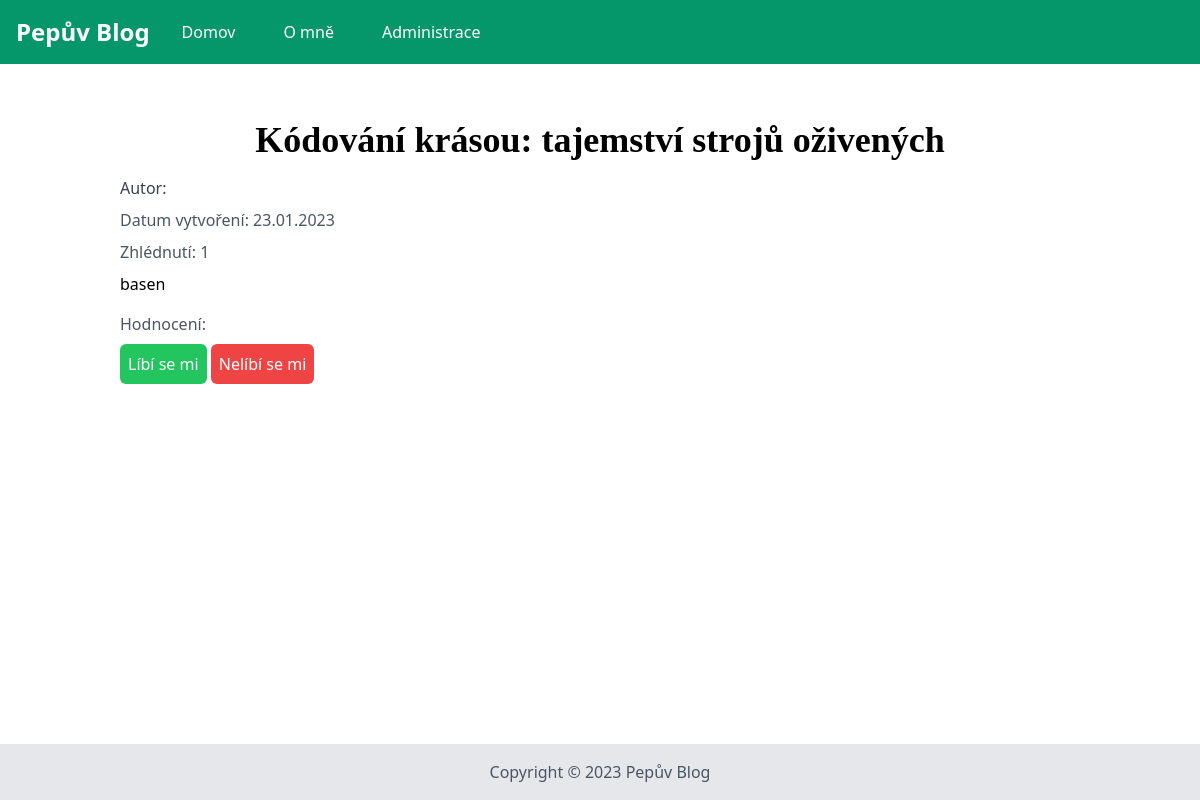
The app's page /article/2, older data.
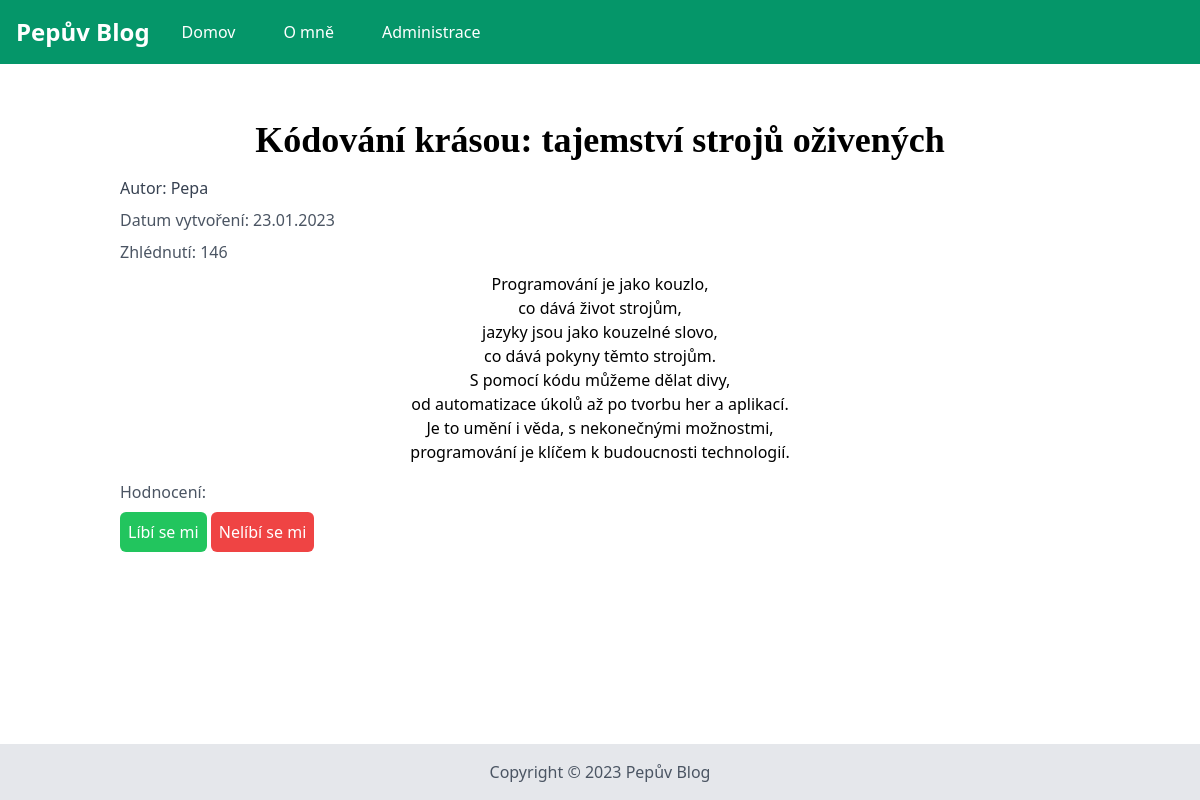
The same page, newer data.
### app.py (models this page shows, shortened)
class Article(db.Model):
    id = db.Column(db.Integer, primary_key=True)
    title = db.Column(db.String, nullable=False)
    content = db.Column(db.String, nullable=False)
    author_id = db.Column(db.Integer, db.ForeignKey('user.id'), nullable=False)
    date_created = db.Column(db.DateTime, default=datetime.utcnow)
    views = db.Column(db.Integer, default=0)
    reviews = db.Column(db.Integer, default=0)

class User(db.Model):
    id = db.Column(db.Integer, primary_key=True)
    login = db.Column(db.String, nullable=False)
    password = db.Column(db.String, nullable=False)
    admin = db.Column(db.Boolean, default=0)
    articles = db.relationship('Article', backref='author', lazy=True)
    is_active = db.Column(db.Boolean, default=True)
    is_authenticated = db.Column(db.Boolean)
    def is_authenticated(self):
        return self.is_authenticated
    def is_active(self):
        return self.is_active

### app.py (the view)
@app.route("/article/<int:id>")
def article(id):
    article = Article.query.filter_by(id=id).first()
    article.views=article.views+1
    db.session.commit()
    return render_template("article.html",article=article)

### templates/article.html (shortened to what this page needs)
{% extends 'base.html' %}
{% block body %}
<div class="container mx-auto p-4">
    <div class="bg-white p-4">
      <h1 class="text-4xl font-bold font-serif mb-4 text-center">{{article.title}}</h1>
      <p class="text-gray-700 mb-2">Autor: {{article.author.login}}</p>
      <p class="text-gray-600 mb-2">Datum vytvoření: {{article.date_created.strftime('%d.%m.%Y')}}</p>
      <p class="text-gray-600 mb-2">Zhlédnutí: {{article.views}}</p>
      <div class=" mb-4">
          {{article.content|safe}}
        </div>
        <div>
          <p class="text-gray-600 mb-2">Hodnocení: {{article.review}}</p>
        <button class="bg-green-500 text-white p-2 rounded-md hover:bg-green-600">Líbí se mi</button>
        <button class="bg-red-500 text-white p-2 rounded-md hover:bg-red-600">Nelíbí se mi</button>
      </div>
    </div>
  </div>
{% endblock %}

### templates/base.html (shortened to what this page needs)
<!DOCTYPE html>
<html lang="cs">
  <head>
    <link
      rel="stylesheet"
      href="{{ url_for('static',filename='css/output.css') }}"
    />
  </head>
  <body>
    <header class="bg-emerald-600 text-white p-4 flex items-center justify-between">
        <h1 class="text-2xl font-bold"><a href="{{ url_for('index') }}">Pepův Blog</a></h1>
        <nav class="flex flex-1 items-center">
            <ul class="flex ml-8 flex-1 gap-8">
                <li class="mr-4 hover:text-gray-300"><a href="{{ url_for('index') }}">Domov</a></li>
                <li class="mr-4 hover:text-gray-300"><a href="{{ url_for('about') }}">O mně</a></li>
                <li class="mr-4 hover:text-gray-300"><a href="{{ url_for('admin_login') }}">Administrace</a></li>
            </ul>
        </nav>
      </header>
    <main class="py-6 px-6">
        {% block body %} {% endblock %}
    </main>
    <footer class="bg-gray-200 p-4">
      <p class="text-center text-gray-600">Copyright © 2023 Pepův Blog</p>
    </footer>
  </body>
</html>

Row changes from the older to the newer data that the page shows:
changed Article "Kódování krásou: tajemství strojů oživených": views "1" → "146"; content "basen" → "Programování je jako kouzlo, co dává život strojům, jazyky jsou jako kouzelné slovo, co dává pokyny těmto strojům. S pomocí kódu můžeme dělat divy, od automatizace úkolů až po tvorbu her a aplikací. Je to umění i věda, s nekonečnými možnostmi, programování je klíčem k budoucnosti technologií."
now on this page (row unchanged): User: author.login "Pepa"
